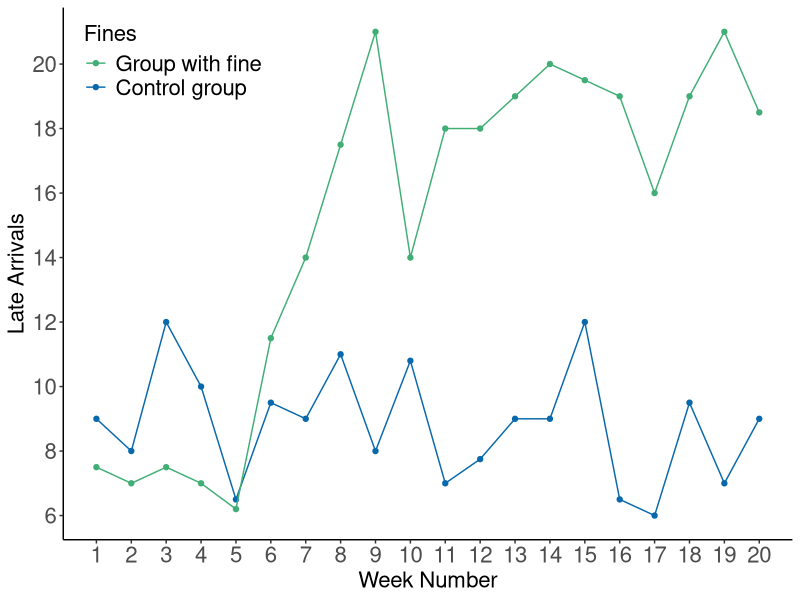
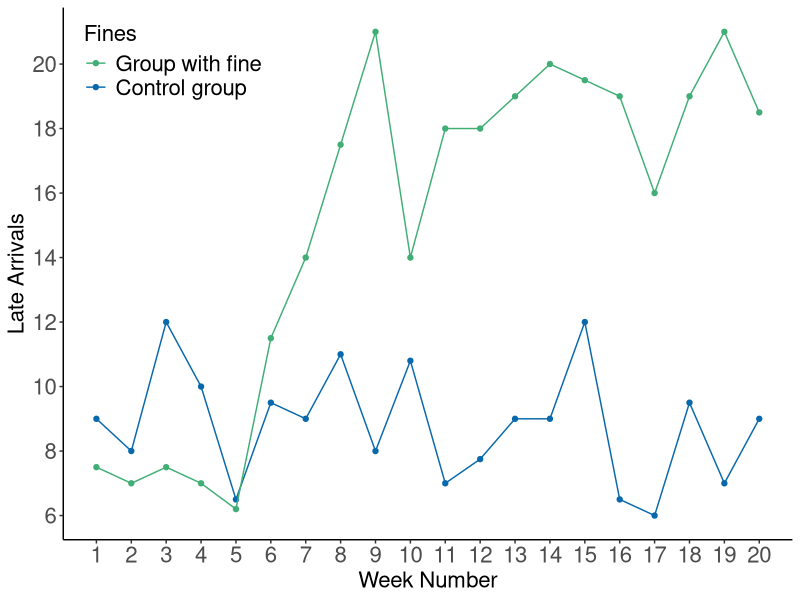

Write the R code that produced these figures, in order.
library(ggplot2)
library(ggthemes)

#Need to add actual values
GR_2000 <- data.frame("weeknum" = 1:20, 
                      "fine" = c(9, 8, 12, 10, 6.5, 9.5, 9, 11, 8, 10.8,
                                 7, 7.75, 9, 9, 12, 6.5, 6, 9.5, 7, 9 ), 
                      "control" = c(7.5, 7, 7.5, 7, 6.2, 11.5, 14, 17.5, 21, 14,
                                    18, 18, 19, 20, 19.5, 19, 16, 19, 21, 18.5)
)

BHcolors <- c("#41ae76", "#0868ac")

fines <- ggplot(data = GR_2000, aes(x = weeknum)) +
  geom_point(aes(y = fine, color = BHcolors[1])) + 
  geom_line(aes(y = fine, color = BHcolors[1])) +
  geom_point(aes(y = control, color = BHcolors[2])) + 
  geom_line(aes(y = control, color = BHcolors[2])) +
  scale_color_manual("Fines", values = BHcolors, labels=c("Group with fine","Control group")) +
  scale_x_continuous(breaks = scales::pretty_breaks(n = 20)) +
  scale_y_continuous(breaks = scales::pretty_breaks(n = 6)) +
  xlab("Week Number") + 
  ylab("Late Arrivals") +
  theme_classic() + 
  theme(axis.title.y = element_text(size = 16),
        legend.position = c(0.15, 0.9),
        legend.text=element_text(size=16),
        axis.text.x = element_text(size = 16),
        axis.text.y = element_text(size = 16),
        axis.title.x = element_text(size = 16),
        legend.title =element_text(size=16)) 
print(fines)

ggsave("people/Gneezy_Rustichini_2000.pdf", width = 10, height = 5)
